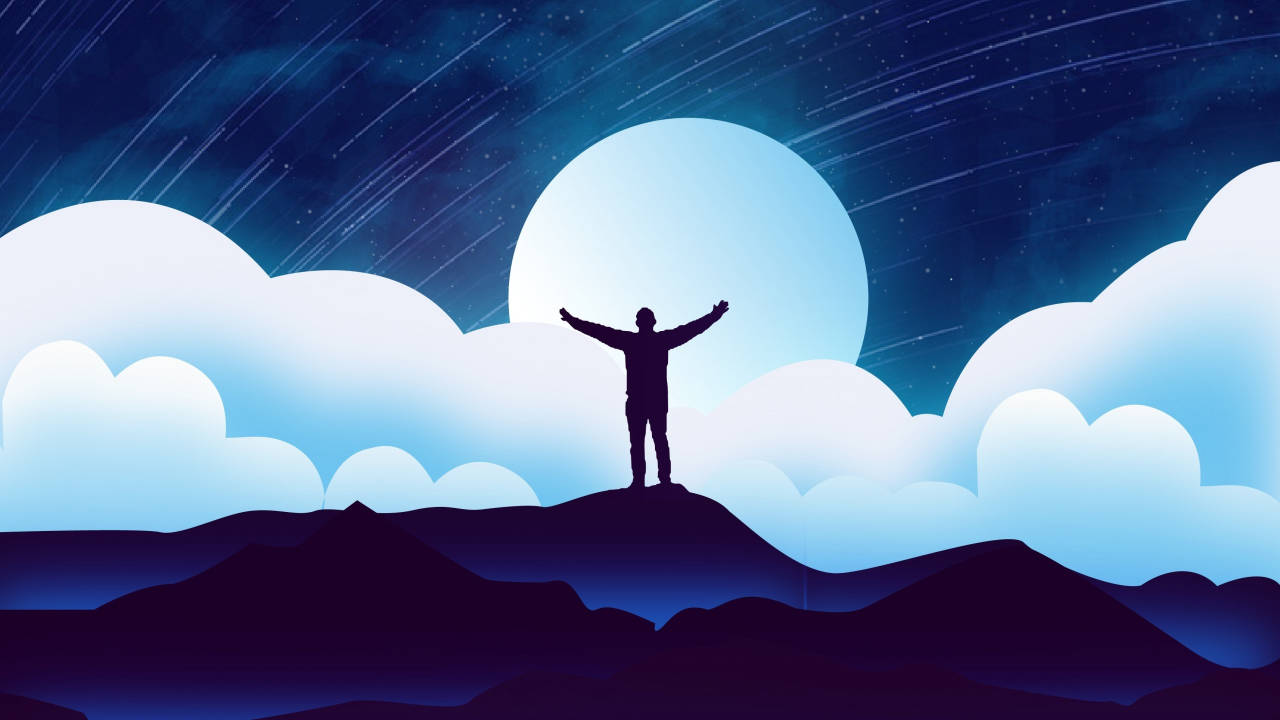
#> input picture img1.jpg, 2560 x 1440 px (shown at 1/2 size)
$ jupyter execute --allow-errors Task4.ipynb
#> lines starting #> are read from the running program, lines starting #| are printed output that depends on the picture; after the words box and inside, x2 and y2 are one past the last pixel; in counts of white or black regions, pixels touching at a corner belong together
[cell 1]
# Task 4.1
# create image by yourself using python code

[cell 2]
import cv2

[cell 3]
import numpy as np

[cell 4]
data = np.zeros((512,512,3))

[cell 5]
data[100:200,100:200] = [0,255,0]
cv2.rectangle
cv2.circle

[cell 6]
cv2.imshow("hi",data)
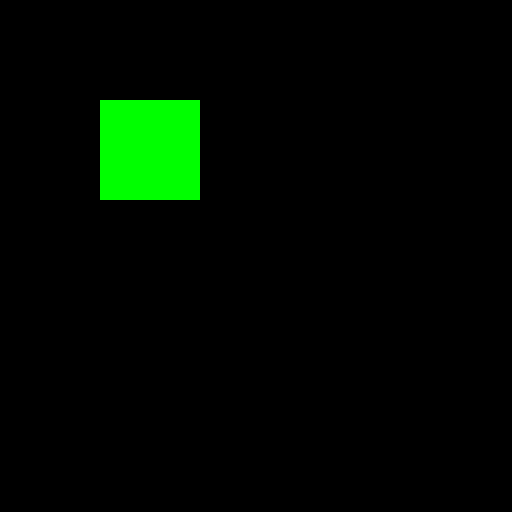
#> window 'hi': shape (512, 512, 3); mean B, G, R 0, 9.7, 0
cv2.waitKey()
cv2.destroyAllWindows()

[cell 7]
img1=cv2.imread('img1.jpg')
#> img1 is the input picture: shape (1440, 2560, 3); mean B, G, R 147.3, 109.1, 91.6
img2=cv2.imread('img2.jpg')
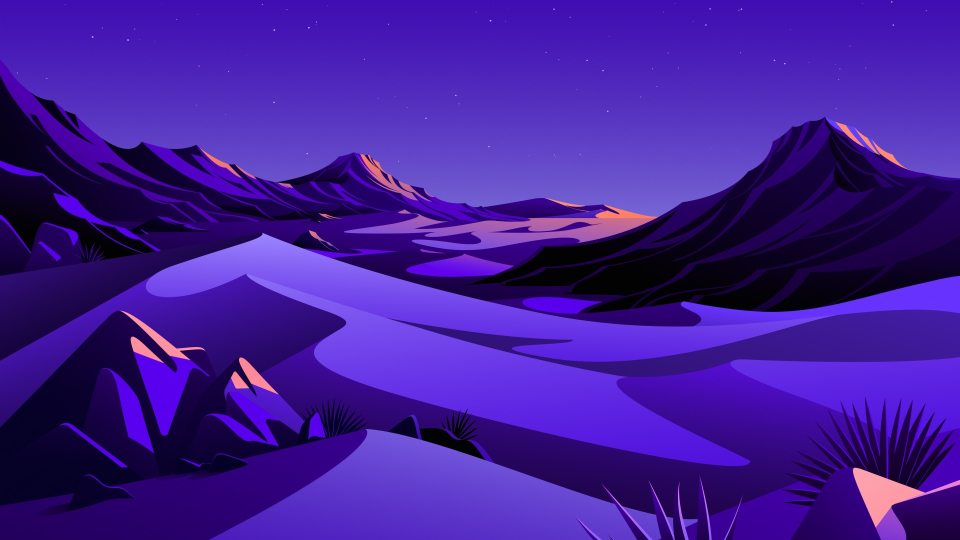
#> input picture img2.jpg, 1920 x 1080 px (shown at 1/2 size)
#> img2 is the input picture: shape (1080, 1920, 3); mean B, G, R 149.8, 27.3, 66

[cell 8]
img1

#> (a cell that did not finish here is left out)

[cell 10]
img1.shape
#> Out = (1440, 2560, 3)

[cell 11]
img2.shape
#> Out = (1080, 1920, 3)

[cell 12]
img1 = img1[:1080,:1920]
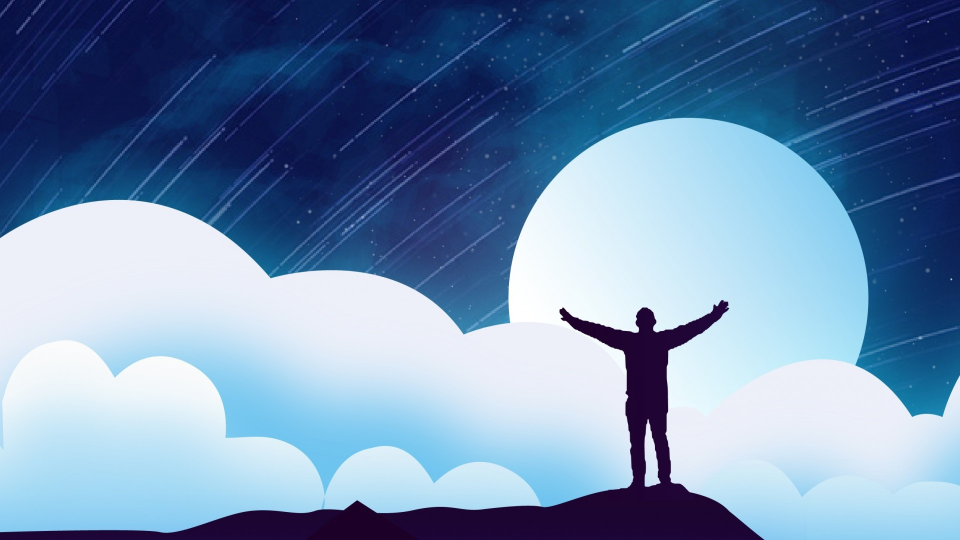
#> img1: shape (1080, 1920, 3) (shown at 1/2 size); mean B, G, R 174.9, 141.5, 113.5

#> (a cell that did not finish here is left out)

[cell 14]
img2[:100,:200] = img1[:100,:200]
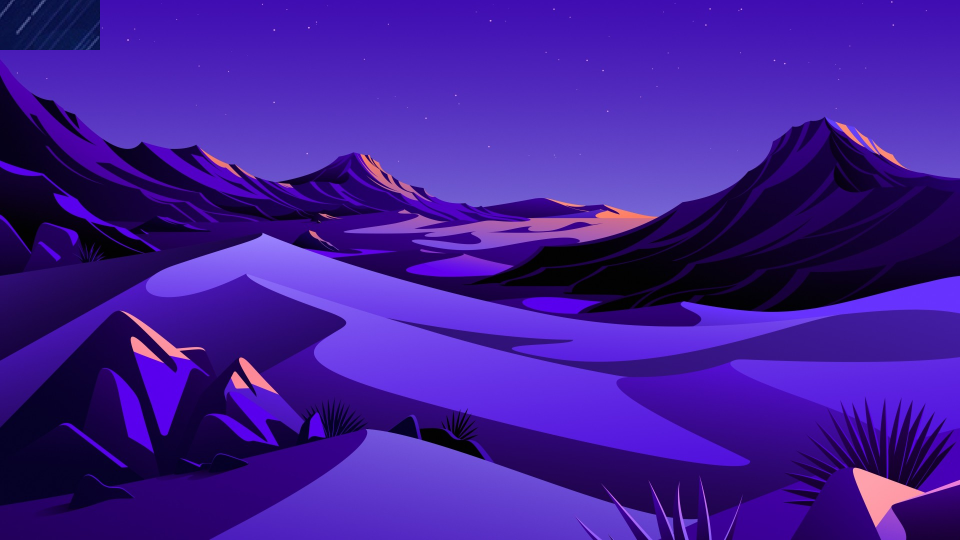
#> img2: shape (1080, 1920, 3) (shown at 1/2 size); 0.96% of pixels changed, all inside (x1, y1, x2, y2) = (0, 0, 200, 100)
